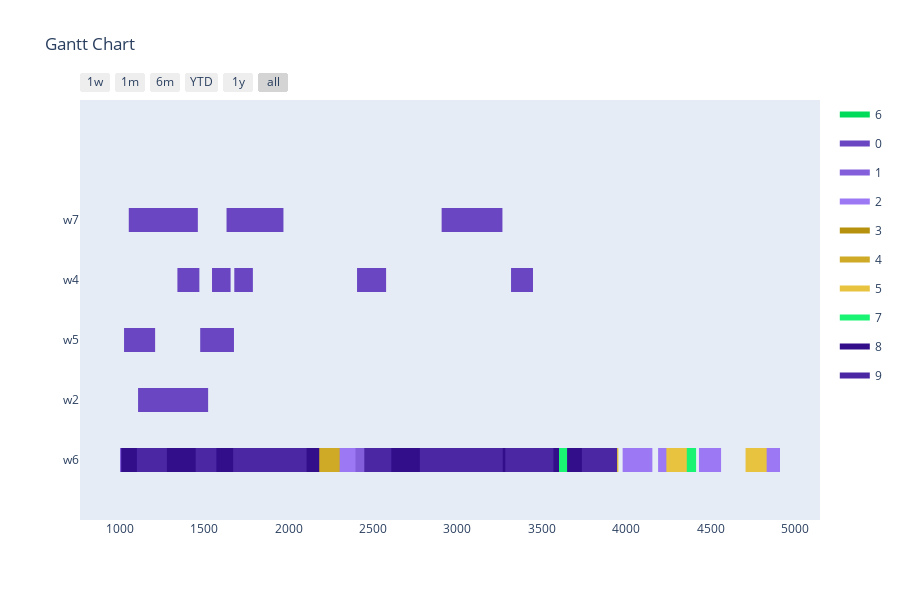

The code cell stored with this chart in its notebook:
### Markdown cell above
Config 2 - Test with Two Point Crossover

### Code cell
optimizer = BaseGA(env)
optimizer.set_minimize()
# optional (in this case, all options given are the default option, if the configuration step is skipped)
optimizer.configure('tardiness', 'twopointcrossover', 'roulettewheel', 'randomize')
# choose an input generator (optional) -> decides how the data gets converted into the optimizer format
#optimizer.set_input_generator('SameLengthAlternativesGenerator')
# all parameters after offspring_amount are optional (in this case -> verbose=True)
result, best_fitness_history, average_fitness_history, best_generation_history, feasible_gen = optimizer.optimize(orders, max_generations, earliest_time_slot, last_time_slot, population_size, offspring_amount, verbose=True)
workstation_assignments = reformat_result(result, orders, env)
visualize(workstation_assignments, best_fitness_history, average_fitness_history, best_generation_history, feasible_gen)

### Figure 1 — Plotly figure (JSON) as saved in the notebook; plotly's stock layout.template omitted (floating-point values rounded to 4 significant figures; data arrays with more than 128 entries replaced by an {"elided": "..."} marker saying what was removed)
{"data": [{"fill": "toself", "fillcolor": "rgb(0, 220, 89)", "hoverinfo": "name", "legendgroup": "rgb(0, 220, 89)", "mode": "none", "name": "6", "type": "scatter", "x": [3470, 3525, 3525, 3470, 3470, 440, 573, 573, 440, 440, 3109, 3219, 3219, 3109, 3109, 290, 355, 355, 290, 290, 263, 385, 385, 263, 263, 232, 354, 354, 232, 232, 2458, 2583, 2583, 2458, 2458, 580, 644, 644, 580, 580, 1823, 1908, 1908, 1823, 1823, 3559, 3681, 3681, 3559, 3559, 2056, 2121, 2121, 2056, 2056, 324, 446, 446, 324, 324, 749, 882, 882, 749, 749, 2575, 2720, 2720, 2575, 2575, 308, 355, 355, 308, 308, 1977, 2100, 2100, 1977, 1977, 309, 432, 432, 309, 309, 1816, 1902, 1902, 1816], "y": [-0.2, -0.2, 0.2, 0.2, null, -0.2, -0.2, 0.2, 0.2, null, -0.2, -0.2, 0.2, 0.2, null, -0.2, -0.2, 0.2, 0.2, null, -0.2, -0.2, 0.2, 0.2, null, -0.2, -0.2, 0.2, 0.2, null, -0.2, -0.2, 0.2, 0.2, null, -0.2, -0.2, 0.2, 0.2, null, -0.2, -0.2, 0.2, 0.2, null, -0.2, -0.2, 0.2, 0.2, null, -0.2, -0.2, 0.2, 0.2, null, -0.2, -0.2, 0.2, 0.2, null, -0.2, -0.2, 0.2, 0.2, null, -0.2, -0.2, 0.2, 0.2, null, -0.2, -0.2, 0.2, 0.2, null, -0.2, -0.2, 0.2, 0.2, null, -0.2, -0.2, 0.2, 0.2, null, -0.2, -0.2, 0.2, 0.2]}, {"fill": "toself", "fillcolor": "rgb(106, 70, 195)", "hoverinfo": "name", "legendgroup": "rgb(106, 70, 195)", "mode": "none", "name": "0", "type": "scatter", "x": [2952, 3122, 3122, 2952, 2952, 3117, 3267, 3267, 3117, 3117, 2907, 3003, 3003, 2907, 2907, 414, 510, 510, 414, 414, 1463, 1633, 1633, 1463, 1463, 931, 1054, 1054, 931, 931, 1679, 1789, 1789, 1679, 1679, 634, 764, 764, 634, 634, 3318, 3448, 3448, 3318, 3318, 2468, 2578, 2578, 2468, 2468, 1342, 1472, 1472, 1342, 1342, 1547, 1657, 1657, 1547, 1547, 2406, 2516, 2516, 2406, 2406, 1477, 1677, 1677, 1477, 1477, 1026, 1146, 1146, 1026, 1026, 1090, 1210, 1210, 1090, 1090, 1109, 1332, 1332, 1109, 1109, 1301, 1524, 1524, 1301], "y": [3.8, 3.8, 4.2, 4.2, null, 3.8, 3.8, 4.2, 4.2, null, 3.8, 3.8, 4.2, 4.2, null, 3.8, 3.8, 4.2, 4.2, null, 3.8, 3.8, 4.2, 4.2, null, 3.8, 3.8, 4.2, 4.2, null, 2.8, 2.8, 3.2, 3.2, null, 2.8, 2.8, 3.2, 3.2, null, 2.8, 2.8, 3.2, 3.2, null, 2.8, 2.8, 3.2, 3.2, null, 2.8, 2.8, 3.2, 3.2, null, 2.8, 2.8, 3.2, 3.2, null, 2.8, 2.8, 3.2, 3.2, null, 1.8, 1.8, 2.2, 2.2, null, 1.8, 1.8, 2.2, 2.2, null, 1.8, 1.8, 2.2, 2.2, null, 0.8, 0.8, 1.2, 1.2, null, 0.8, 0.8, 1.2, 1.2]}, {"fill": "toself", "fillcolor": "rgb(131, 95, 220)", "hoverinfo": "name", "legendgroup": "rgb(131, 95, 220)", "mode": "none", "name": "1", "type": "scatter", "x": [1237, 1382, 1382, 1237, 1237, 2202, 2324, 2324, 2202, 2202, 793, 849, 849, 793, 793, 306, 431, 431, 306, 306, 4199, 4264, 4264, 4199, 4199, 1030, 1107, 1107, 1030, 1030, 2415, 2500, 2500, 2415, 2415, 917, 1002, 1002, 917, 917, 212, 299, 299, 212, 212, 2357, 2501, 2501, 2357, 2357, 1479, 1604, 1604, 1479, 1479, 1500, 1586, 1586, 1500, 1500, 1898, 2008, 2008, 1898, 1898, 2166, 2213, 2213, 2166, 2166, 1881, 2025, 2025, 1881, 1881, 212, 288, 288, 212, 212, 2679, 2801, 2801, 2679, 2679, 1602, 1667, 1667, 1602], "y": [-0.2, -0.2, 0.2, 0.2, null, -0.2, -0.2, 0.2, 0.2, null, -0.2, -0.2, 0.2, 0.2, null, -0.2, -0.2, 0.2, 0.2, null, -0.2, -0.2, 0.2, 0.2, null, -0.2, -0.2, 0.2, 0.2, null, -0.2, -0.2, 0.2, 0.2, null, -0.2, -0.2, 0.2, 0.2, null, -0.2, -0.2, 0.2, 0.2, null, -0.2, -0.2, 0.2, 0.2, null, -0.2, -0.2, 0.2, 0.2, null, -0.2, -0.2, 0.2, 0.2, null, -0.2, -0.2, 0.2, 0.2, null, -0.2, -0.2, 0.2, 0.2, null, -0.2, -0.2, 0.2, 0.2, null, -0.2, -0.2, 0.2, 0.2, null, -0.2, -0.2, 0.2, 0.2, null, -0.2, -0.2, 0.2, 0.2]}, {"fill": "toself", "fillcolor": "rgb(156, 120, 245)", "hoverinfo": "name", "legendgroup": "rgb(156, 120, 245)", "mode": "none", "name": "2", "type": "scatter", "x": {"elided": "134 int values"}, "y": {"elided": "134 float values"}}, {"fill": "toself", "fillcolor": "rgb(181, 145, 14)", "hoverinfo": "name", "legendgroup": "rgb(181, 145, 14)", "mode": "none", "name": "3", "type": "scatter", "x": [929, 1016, 1016, 929, 929, 405, 470, 470, 405, 405, 315, 380, 380, 315, 315, 850, 935, 935, 850, 850, 1159, 1246, 1246, 1159, 1159, 794, 859, 859, 794, 794, 554, 676, 676, 554, 554, 3465, 3520, 3520, 3465, 3465, 471, 616, 616, 471, 471, 773, 858, 858, 773, 773, 633, 710, 710, 633, 633, 306, 353, 353, 306, 306, 819, 904, 904, 819, 819, 246, 322, 322, 246, 246, 697, 774, 774, 697, 697, 358, 423, 423, 358, 358, 777, 854, 854, 777, 777, 842, 897, 897, 842], "y": [-0.2, -0.2, 0.2, 0.2, null, -0.2, -0.2, 0.2, 0.2, null, -0.2, -0.2, 0.2, 0.2, null, -0.2, -0.2, 0.2, 0.2, null, -0.2, -0.2, 0.2, 0.2, null, -0.2, -0.2, 0.2, 0.2, null, -0.2, -0.2, 0.2, 0.2, null, -0.2, -0.2, 0.2, 0.2, null, -0.2, -0.2, 0.2, 0.2, null, -0.2, -0.2, 0.2, 0.2, null, -0.2, -0.2, 0.2, 0.2, null, -0.2, -0.2, 0.2, 0.2, null, -0.2, -0.2, 0.2, 0.2, null, -0.2, -0.2, 0.2, 0.2, null, -0.2, -0.2, 0.2, 0.2, null, -0.2, -0.2, 0.2, 0.2, null, -0.2, -0.2, 0.2, 0.2, null, -0.2, -0.2, 0.2, 0.2]}, {"fill": "toself", "fillcolor": "rgb(206, 170, 39)", "hoverinfo": "name", "legendgroup": "rgb(206, 170, 39)", "mode": "none", "name": "4", "type": "scatter", "x": [2572, 2637, 2637, 2572, 2572, 1429, 1495, 1495, 1429, 1429, 2506, 2661, 2661, 2506, 2506, 2158, 2303, 2303, 2158, 2158, 308, 450, 450, 308, 308, 2623, 2710, 2710, 2623, 2623, 3105, 3201, 3201, 3105, 3105, 1293, 1457, 1457, 1293, 1293, 314, 380, 380, 314, 314, 1995, 2150, 2150, 1995, 1995, 2562, 2658, 2658, 2562, 2562, 534, 670, 670, 534, 534, 2642, 2892, 2892, 2642, 2642, 1674, 1847, 1847, 1674, 1674, 615, 780, 780, 615], "y": [-0.2, -0.2, 0.2, 0.2, null, -0.2, -0.2, 0.2, 0.2, null, -0.2, -0.2, 0.2, 0.2, null, -0.2, -0.2, 0.2, 0.2, null, -0.2, -0.2, 0.2, 0.2, null, -0.2, -0.2, 0.2, 0.2, null, -0.2, -0.2, 0.2, 0.2, null, -0.2, -0.2, 0.2, 0.2, null, -0.2, -0.2, 0.2, 0.2, null, -0.2, -0.2, 0.2, 0.2, null, -0.2, -0.2, 0.2, 0.2, null, -0.2, -0.2, 0.2, 0.2, null, -0.2, -0.2, 0.2, 0.2, null, -0.2, -0.2, 0.2, 0.2, null, -0.2, -0.2, 0.2, 0.2]}, {"fill": "toself", "fillcolor": "rgb(231, 195, 64)", "hoverinfo": "name", "legendgroup": "rgb(231, 195, 64)", "mode": "none", "name": "5", "type": "scatter", "x": {"elided": "134 int values"}, "y": {"elided": "134 float values"}}, {"fill": "toself", "fillcolor": "rgb(25, 245, 114)", "hoverinfo": "name", "legendgroup": "rgb(25, 245, 114)", "mode": "none", "name": "7", "type": "scatter", "x": [647, 723, 723, 647, 647, 1365, 1487, 1487, 1365, 1365, 403, 489, 489, 403, 403, 363, 485, 485, 363, 363, 436, 501, 501, 436, 436, 256, 342, 342, 256, 256, 3462, 3549, 3549, 3462, 3462, 224, 369, 369, 224, 224, 3519, 3664, 3664, 3519, 3519, 1580, 1635, 1635, 1580, 1580, 2574, 2638, 2638, 2574, 2574, 1079, 1155, 1155, 1079, 1079, 602, 658, 658, 602, 602, 4359, 4414, 4414, 4359, 4359, 661, 716, 716, 661, 661, 985, 1032, 1032, 985, 985, 756, 901, 901, 756, 756, 364, 429, 429, 364], "y": [-0.2, -0.2, 0.2, 0.2, null, -0.2, -0.2, 0.2, 0.2, null, -0.2, -0.2, 0.2, 0.2, null, -0.2, -0.2, 0.2, 0.2, null, -0.2, -0.2, 0.2, 0.2, null, -0.2, -0.2, 0.2, 0.2, null, -0.2, -0.2, 0.2, 0.2, null, -0.2, -0.2, 0.2, 0.2, null, -0.2, -0.2, 0.2, 0.2, null, -0.2, -0.2, 0.2, 0.2, null, -0.2, -0.2, 0.2, 0.2, null, -0.2, -0.2, 0.2, 0.2, null, -0.2, -0.2, 0.2, 0.2, null, -0.2, -0.2, 0.2, 0.2, null, -0.2, -0.2, 0.2, 0.2, null, -0.2, -0.2, 0.2, 0.2, null, -0.2, -0.2, 0.2, 0.2, null, -0.2, -0.2, 0.2, 0.2]}, {"fill": "toself", "fillcolor": "rgb(50, 14, 139)", "hoverinfo": "name", "legendgroup": "rgb(50, 14, 139)", "mode": "none", "name": "8", "type": "scatter", "x": {"elided": "134 int values"}, "y": {"elided": "134 float values"}}, {"fill": "toself", "fillcolor": "rgb(75, 39, 164)", "hoverinfo": "name", "legendgroup": "rgb(75, 39, 164)", "mode": "none", "name": "9", "type": "scatter", "x": [3051, 3204, 3204, 3051, 3051, 3743, 3866, 3866, 3743, 3743, 2951, 3131, 3131, 2951, 2951, 3317, 3502, 3502, 3317, 3317, 3149, 3269, 3269, 3149, 3149, 1672, 1802, 1802, 1672, 1672, 1800, 1920, 1920, 1800, 1800, 3738, 3891, 3891, 3738, 3738, 3480, 3536, 3536, 3480, 3480, 3398, 3558, 3558, 3398, 3398, 1102, 1222, 1222, 1102, 1102, 2449, 2609, 2609, 2449, 2449, 258, 358, 358, 258, 258, 1894, 2014, 2014, 1894, 1894, 2778, 2928, 2928, 2778, 2778, 3419, 3569, 3569, 3419, 3419, 3826, 3946, 3946, 3826, 3826, 1987, 2107, 2107, 1987, 1987, 3284, 3381, 3381, 3284, 3284, 1450, 1573, 1573, 1450, 1450, 2891, 3044, 3044, 2891, 2891, 1180, 1280, 1280, 1180, 1180, 797, 982, 982, 797], "y": [-0.2, -0.2, 0.2, 0.2, null, -0.2, -0.2, 0.2, 0.2, null, -0.2, -0.2, 0.2, 0.2, null, -0.2, -0.2, 0.2, 0.2, null, -0.2, -0.2, 0.2, 0.2, null, -0.2, -0.2, 0.2, 0.2, null, -0.2, -0.2, 0.2, 0.2, null, -0.2, -0.2, 0.2, 0.2, null, -0.2, -0.2, 0.2, 0.2, null, -0.2, -0.2, 0.2, 0.2, null, -0.2, -0.2, 0.2, 0.2, null, -0.2, -0.2, 0.2, 0.2, null, -0.2, -0.2, 0.2, 0.2, null, -0.2, -0.2, 0.2, 0.2, null, -0.2, -0.2, 0.2, 0.2, null, -0.2, -0.2, 0.2, 0.2, null, -0.2, -0.2, 0.2, 0.2, null, -0.2, -0.2, 0.2, 0.2, null, -0.2, -0.2, 0.2, 0.2, null, -0.2, -0.2, 0.2, 0.2, null, -0.2, -0.2, 0.2, 0.2, null, -0.2, -0.2, 0.2, 0.2, null, -0.2, -0.2, 0.2, 0.2]}, {"legendgroup": "rgb(0, 220, 89)", "marker": {"color": "rgb(0, 220, 89)", "opacity": 0, "size": 1}, "mode": "markers", "name": "", "showlegend": false, "text": [null, null, null, null, null, null, null, null, null, null, null, null, null, null, null, null, null, null, null, null, null, null, null, null, null, null, null, null, null, null, null, null, null, null, null, null], "type": "scatter", "x": [3470, 3525, 440, 573, 3109, 3219, 290, 355, 263, 385, 232, 354, 2458, 2583, 580, 644, 1823, 1908, 3559, 3681, 2056, 2121, 324, 446, 749, 882, 2575, 2720, 308, 355, 1977, 2100, 309, 432, 1816, 1902], "y": [0, 0, 0, 0, 0, 0, 0, 0, 0, 0, 0, 0, 0, 0, 0, 0, 0, 0, 0, 0, 0, 0, 0, 0, 0, 0, 0, 0, 0, 0, 0, 0, 0, 0, 0, 0]}, {"legendgroup": "rgb(106, 70, 195)", "marker": {"color": "rgb(106, 70, 195)", "opacity": 0, "size": 1}, "mode": "markers", "name": "", "showlegend": false, "text": [null, null, null, null, null, null, null, null, null, null, null, null, null, null, null, null, null, null, null, null, null, null, null, null, null, null, null, null, null, null, null, null, null, null, null, null], "type": "scatter", "x": [2952, 3122, 3117, 3267, 2907, 3003, 414, 510, 1463, 1633, 931, 1054, 1679, 1789, 634, 764, 3318, 3448, 2468, 2578, 1342, 1472, 1547, 1657, 2406, 2516, 1477, 1677, 1026, 1146, 1090, 1210, 1109, 1332, 1301, 1524], "y": [4, 4, 4, 4, 4, 4, 4, 4, 4, 4, 4, 4, 3, 3, 3, 3, 3, 3, 3, 3, 3, 3, 3, 3, 3, 3, 2, 2, 2, 2, 2, 2, 1, 1, 1, 1]}, {"legendgroup": "rgb(131, 95, 220)", "marker": {"color": "rgb(131, 95, 220)", "opacity": 0, "size": 1}, "mode": "markers", "name": "", "showlegend": false, "text": [null, null, null, null, null, null, null, null, null, null, null, null, null, null, null, null, null, null, null, null, null, null, null, null, null, null, null, null, null, null, null, null, null, null, null, null], "type": "scatter", "x": [1237, 1382, 2202, 2324, 793, 849, 306, 431, 4199, 4264, 1030, 1107, 2415, 2500, 917, 1002, 212, 299, 2357, 2501, 1479, 1604, 1500, 1586, 1898, 2008, 2166, 2213, 1881, 2025, 212, 288, 2679, 2801, 1602, 1667], "y": [0, 0, 0, 0, 0, 0, 0, 0, 0, 0, 0, 0, 0, 0, 0, 0, 0, 0, 0, 0, 0, 0, 0, 0, 0, 0, 0, 0, 0, 0, 0, 0, 0, 0, 0, 0]}, {"legendgroup": "rgb(156, 120, 245)", "marker": {"color": "rgb(156, 120, 245)", "opacity": 0, "size": 1}, "mode": "markers", "name": "", "showlegend": false, "text": [null, null, null, null, null, null, null, null, null, null, null, null, null, null, null, null, null, null, null, null, null, null, null, null, null, null, null, null, null, null, null, null, null, null, null, null, null, null, null, null, null, null, null, null, null, null, null, null, null, null, null, null, null, null], "type": "scatter", "x": [3979, 4089, 692, 797, 3264, 3418, 769, 889, 844, 932, 2591, 2736, 682, 782, 509, 654, 3643, 3811, 2863, 2950, 522, 732, 1023, 1143, 2252, 2397, 2089, 2199, 3156, 3261, 1841, 1986, 1753, 1853, 3525, 3650, 1889, 2067, 3494, 3599, 4791, 4911, 4031, 4155, 4189, 4294, 4457, 4562, 1952, 2106, 1775, 1890, 4431, 4526], "y": [0, 0, 0, 0, 0, 0, 0, 0, 0, 0, 0, 0, 0, 0, 0, 0, 0, 0, 0, 0, 0, 0, 0, 0, 0, 0, 0, 0, 0, 0, 0, 0, 0, 0, 0, 0, 0, 0, 0, 0, 0, 0, 0, 0, 0, 0, 0, 0, 0, 0, 0, 0, 0, 0]}, {"legendgroup": "rgb(181, 145, 14)", "marker": {"color": "rgb(181, 145, 14)", "opacity": 0, "size": 1}, "mode": "markers", "name": "", "showlegend": false, "text": [null, null, null, null, null, null, null, null, null, null, null, null, null, null, null, null, null, null, null, null, null, null, null, null, null, null, null, null, null, null, null, null, null, null, null, null], "type": "scatter", "x": [929, 1016, 405, 470, 315, 380, 850, 935, 1159, 1246, 794, 859, 554, 676, 3465, 3520, 471, 616, 773, 858, 633, 710, 306, 353, 819, 904, 246, 322, 697, 774, 358, 423, 777, 854, 842, 897], "y": [0, 0, 0, 0, 0, 0, 0, 0, 0, 0, 0, 0, 0, 0, 0, 0, 0, 0, 0, 0, 0, 0, 0, 0, 0, 0, 0, 0, 0, 0, 0, 0, 0, 0, 0, 0]}, {"legendgroup": "rgb(206, 170, 39)", "marker": {"color": "rgb(206, 170, 39)", "opacity": 0, "size": 1}, "mode": "markers", "name": "", "showlegend": false, "text": [null, null, null, null, null, null, null, null, null, null, null, null, null, null, null, null, null, null, null, null, null, null, null, null, null, null, null, null, null, null], "type": "scatter", "x": [2572, 2637, 1429, 1495, 2506, 2661, 2158, 2303, 308, 450, 2623, 2710, 3105, 3201, 1293, 1457, 314, 380, 1995, 2150, 2562, 2658, 534, 670, 2642, 2892, 1674, 1847, 615, 780], "y": [0, 0, 0, 0, 0, 0, 0, 0, 0, 0, 0, 0, 0, 0, 0, 0, 0, 0, 0, 0, 0, 0, 0, 0, 0, 0, 0, 0, 0, 0]}, {"legendgroup": "rgb(231, 195, 64)", "marker": {"color": "rgb(231, 195, 64)", "opacity": 0, "size": 1}, "mode": "markers", "name": "", "showlegend": false, "text": [null, null, null, null, null, null, null, null, null, null, null, null, null, null, null, null, null, null, null, null, null, null, null, null, null, null, null, null, null, null, null, null, null, null, null, null, null, null, null, null, null, null, null, null, null, null, null, null, null, null, null, null, null, null], "type": "scatter", "x": [4707, 4832, 1014, 1192, 977, 1107, 1967, 2054, 1551, 1696, 1794, 1954, 403, 560, 1660, 1765, 807, 902, 305, 425, 1917, 2074, 1531, 1651, 350, 505, 1650, 1760, 1092, 1257, 568, 683, 1352, 1439, 272, 398, 3799, 3954, 623, 791, 1662, 1772, 1397, 1565, 4238, 4395, 1810, 1978, 238, 333, 472, 650, 1883, 2013], "y": [0, 0, 0, 0, 0, 0, 0, 0, 0, 0, 0, 0, 0, 0, 0, 0, 0, 0, 0, 0, 0, 0, 0, 0, 0, 0, 0, 0, 0, 0, 0, 0, 0, 0, 0, 0, 0, 0, 0, 0, 0, 0, 0, 0, 0, 0, 0, 0, 0, 0, 0, 0, 0, 0]}, {"legendgroup": "rgb(25, 245, 114)", "marker": {"color": "rgb(25, 245, 114)", "opacity": 0, "size": 1}, "mode": "markers", "name": "", "showlegend": false, "text": [null, null, null, null, null, null, null, null, null, null, null, null, null, null, null, null, null, null, null, null, null, null, null, null, null, null, null, null, null, null, null, null, null, null, null, null], "type": "scatter", "x": [647, 723, 1365, 1487, 403, 489, 363, 485, 436, 501, 256, 342, 3462, 3549, 224, 369, 3519, 3664, 1580, 1635, 2574, 2638, 1079, 1155, 602, 658, 4359, 4414, 661, 716, 985, 1032, 756, 901, 364, 429], "y": [0, 0, 0, 0, 0, 0, 0, 0, 0, 0, 0, 0, 0, 0, 0, 0, 0, 0, 0, 0, 0, 0, 0, 0, 0, 0, 0, 0, 0, 0, 0, 0, 0, 0, 0, 0]}, {"legendgroup": "rgb(50, 14, 139)", "marker": {"color": "rgb(50, 14, 139)", "opacity": 0, "size": 1}, "mode": "markers", "name": "", "showlegend": false, "text": [null, null, null, null, null, null, null, null, null, null, null, null, null, null, null, null, null, null, null, null, null, null, null, null, null, null, null, null, null, null, null, null, null, null, null, null, null, null, null, null, null, null, null, null, null, null, null, null, null, null, null, null, null, null], "type": "scatter", "x": [1428, 1523, 2072, 2182, 766, 923, 3264, 3418, 1165, 1253, 381, 476, 2740, 2845, 2019, 2124, 3650, 3738, 3506, 3602, 852, 1009, 3790, 3905, 794, 948, 2516, 2671, 961, 1085, 1560, 1705, 2572, 2782, 3818, 3943, 214, 334, 2963, 3068, 637, 847, 3663, 3750, 1238, 1403, 2784, 2949, 3076, 3176, 3143, 3273, 2942, 3107], "y": [0, 0, 0, 0, 0, 0, 0, 0, 0, 0, 0, 0, 0, 0, 0, 0, 0, 0, 0, 0, 0, 0, 0, 0, 0, 0, 0, 0, 0, 0, 0, 0, 0, 0, 0, 0, 0, 0, 0, 0, 0, 0, 0, 0, 0, 0, 0, 0, 0, 0, 0, 0, 0, 0]}, {"legendgroup": "rgb(75, 39, 164)", "marker": {"color": "rgb(75, 39, 164)", "opacity": 0, "size": 1}, "mode": "markers", "name": "", "showlegend": false, "text": [null, null, null, null, null, null, null, null, null, null, null, null, null, null, null, null, null, null, null, null, null, null, null, null, null, null, null, null, null, null, null, null, null, null, null, null, null, null, null, null, null, null, null, null, null, null], "type": "scatter", "x": [3051, 3204, 3743, 3866, 2951, 3131, 3317, 3502, 3149, 3269, 1672, 1802, 1800, 1920, 3738, 3891, 3480, 3536, 3398, 3558, 1102, 1222, 2449, 2609, 258, 358, 1894, 2014, 2778, 2928, 3419, 3569, 3826, 3946, 1987, 2107, 3284, 3381, 1450, 1573, 2891, 3044, 1180, 1280, 797, 982], "y": [0, 0, 0, 0, 0, 0, 0, 0, 0, 0, 0, 0, 0, 0, 0, 0, 0, 0, 0, 0, 0, 0, 0, 0, 0, 0, 0, 0, 0, 0, 0, 0, 0, 0, 0, 0, 0, 0, 0, 0, 0, 0, 0, 0, 0, 0]}], "layout": {"height": 600, "hovermode": "closest", "showlegend": true, "title": {"text": "Gantt Chart"}, "xaxis": {"rangeselector": {"buttons": [{"count": 7, "label": "1w", "step": "day", "stepmode": "backward"}, {"count": 1, "label": "1m", "step": "month", "stepmode": "backward"}, {"count": 6, "label": "6m", "step": "month", "stepmode": "backward"}, {"count": 1, "label": "YTD", "step": "year", "stepmode": "todate"}, {"count": 1, "label": "1y", "step": "year", "stepmode": "backward"}, {"step": "all"}]}, "showgrid": false, "type": "date", "zeroline": false}, "yaxis": {"autorange": false, "range": [-1, 6], "showgrid": false, "ticktext": ["w6", "w2", "w5", "w4", "w7"], "tickvals": [0, 1, 2, 3, 4], "zeroline": false}}}
